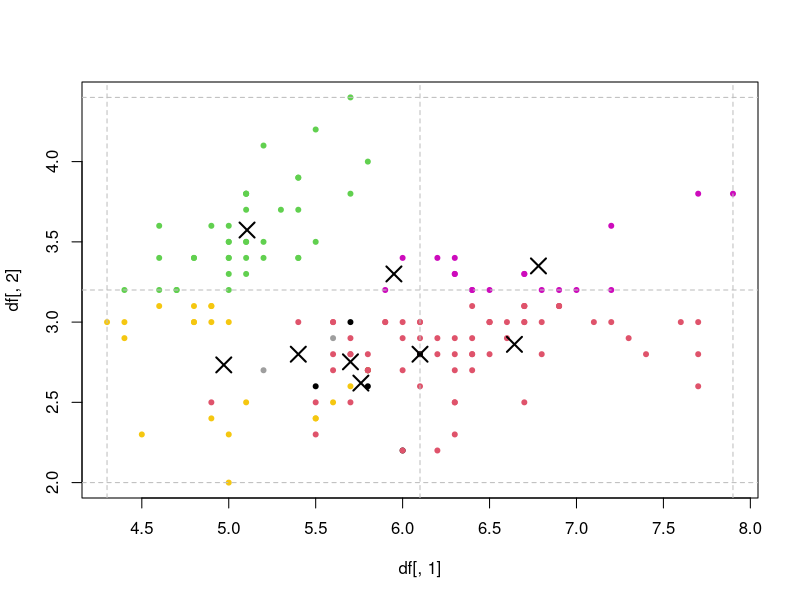
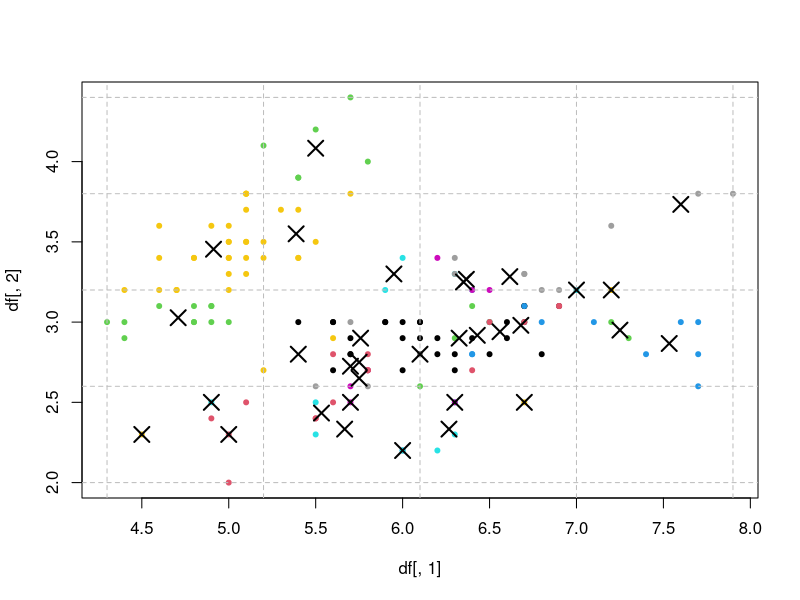

Reproduce these figures in R, in order.
# draft
# source("../Rfunctions/Rfunctions.R")

library(ggplot2)
library(deldir)
df = data.frame(v1 = runif(100, 0, 2),
                v2 = runif(100, 0, 3))

df = iris[,1:4]
resp = iris$Species




# grid --------------------------------------------------------------------

rec.grid = function(a,x){
  # a is list of ranges for each variable
  out = seq(a[1], a[length(a)], len = 2^x + 1)
  return(out)
}

in.interval = function(x, y){
  # x data, y = interval
  # return(cbind(x, findInterval(x, y)))
  return(findInterval(x, y, rightmost.closed = T))
}

#  ------------------------------------------------------------------------




# algorithm ---------------------------------------------------------------


a = lapply(df, range)
cond = T
i = 0
results = result = cm = fake = gridz = list()
nsteps = 2
newdf = df

for(i in 1:nsteps){
  # i = i + 1
  
  # grid
  a = lapply(a, rec.grid, x = i)
  
  # count
  for(j in 1:ncol(df)){
    fake[[j]] = in.interval(df[,j], a[[j]])
  }
  gridz[[i]] = do.call(paste0, fake)
  names(gridz)[i] = paste0('g', 2^i)
  newdf = cbind(df, do.call(paste0, fake))
  names(newdf)[ncol(newdf)] = 'grp'
  cm[[i]] = aggregate(.~grp, newdf, mean)
  
  # plot
  plot(df[,1], df[,2], pch = 20, col = gridz[[i]])
  abline(v = a[[1]], lty = 2, col = 'grey')
  abline(h = a[[2]], lty = 2, col = 'grey')
  points(cm[[i]][,2], cm[[i]][,3], pch = 4, lwd = 2, cex = 2)
  
  # evaluate condition
  
  # readline('fesfes')
}

mass = lapply(gridz, table)
finaldf = cbind(df, do.call(cbind.data.frame, gridz))


for(i in 1:nsteps){
  results[[i]] = cbind(mass[[i]], cm[[i]])
}

result = results[[nsteps]]


# exploration -------------------------------------------------------------

groups = result[result$Freq %in% sort(result$Freq, decreasing = T)[1:3],]
groups
tr = aggregate(. ~ Species, iris, mean)
tr



# predict -----------------------------------------------------------------

my.dist = function(x,y){
  return(sqrt(sum((x-y)^2)))
}

g1 = apply(df, 1, my.dist, y = groups[1,4:7])
g2 = apply(df, 1, my.dist, y = groups[2,4:7])
g3 = apply(df, 1, my.dist, y = groups[3,4:7])

prd = cbind(g1, g2, g3)

prdctn = apply(prd, 1, which.min)

table(prdctn, resp)
